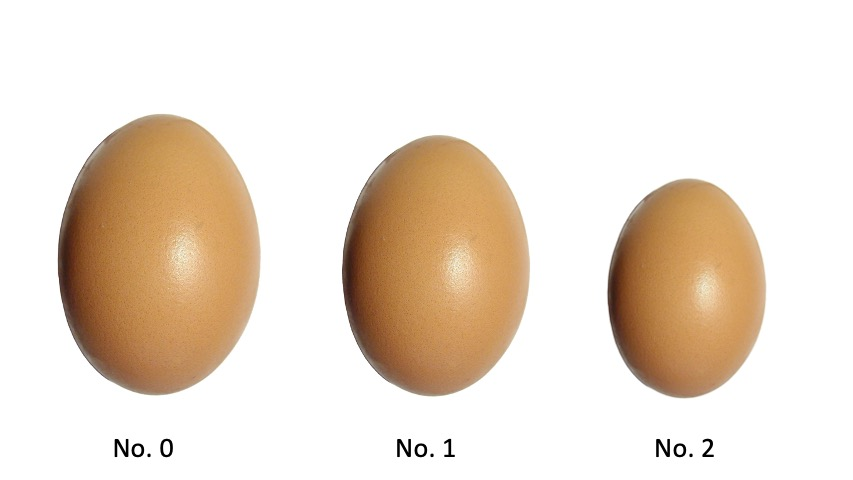
#> input picture exam/ex2.jpg, 853 x 480 px
$ python ex2.py
#> lines starting #> are read from the running program, lines starting #| are printed output that depends on the picture; after the words box and inside, x2 and y2 are one past the last pixel; in counts of white or black regions, pixels touching at a corner belong together
import matplotlib.pylab as plt
import cv2
import numpy as np

area = []
font = cv2.FONT_HERSHEY_SIMPLEX

count = 0
fontScale = 0.7
color = (255, 0, 0)
thickness = 2


lower = np.array([5,0,0])
upper = np.array([255,255,255])

img = cv2.imread("ex2.jpg")
#> img is the input picture: shape (480, 853, 3); mean B, G, R 209.3, 222.8, 235.8
output = img.copy()

img = cv2.cvtColor(img, cv2.COLOR_BGR2HSV)
#> img: shape (480, 853, 3); mean H, S, V 6.5, 36.7, 235.8
img = cv2.inRange(img, lower, upper)
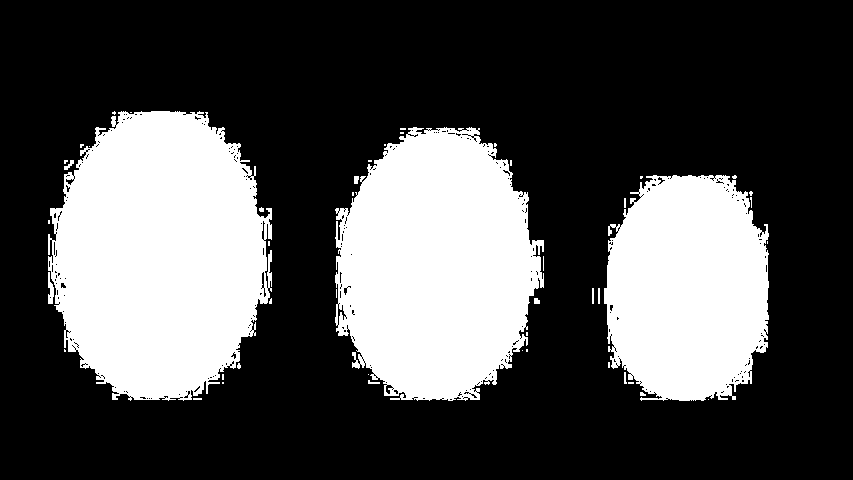
#> img: shape (480, 853); 30.6% white; 48 white regions (35 under 20 px), largest, box (x1, y1, x2, y2) and area: (48, 111, 272, 401) 50005, (335, 127, 544, 401) 43488, (604, 175, 769, 401) 30915
blurImg = cv2.GaussianBlur(img, (3,3), 0)

kernel = np.ones((3, 3),np.uint8)
img_morp = cv2.morphologyEx(blurImg, cv2.MORPH_OPEN, kernel)
img_morp = cv2.morphologyEx(img_morp, cv2.MORPH_CLOSE, kernel)
img_morp = cv2.erode(img, kernel)
#> img_morp: shape (480, 853); 28.4% white; 116 white regions (102 under 20 px), largest, box (x1, y1, x2, y2) and area: (51, 112, 271, 399) 46501, (337, 131, 543, 399) 40095, (605, 176, 768, 400) 28660
kernel = np.ones((10, 10),np.uint8)
img_morp = cv2.morphologyEx(blurImg, cv2.MORPH_OPEN, kernel)
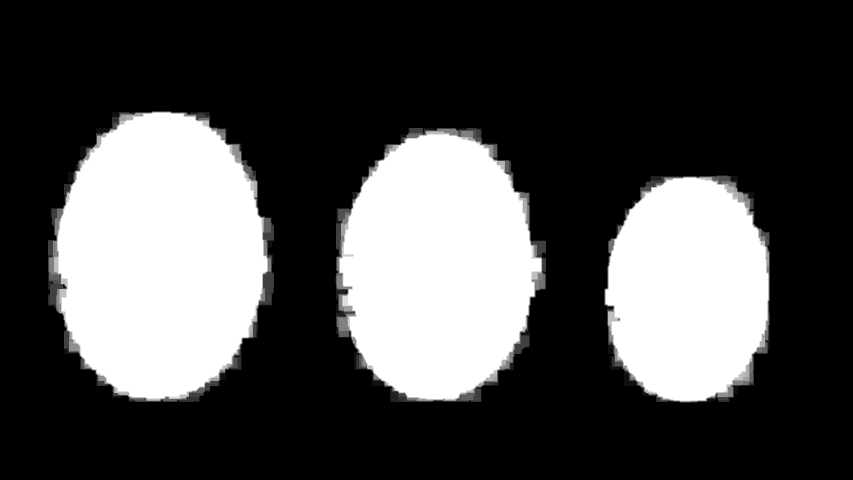
#> img_morp: shape (480, 853); min 0, max 255, mean 75.2
img_morp = cv2.morphologyEx(img_morp, cv2.MORPH_CLOSE, kernel)
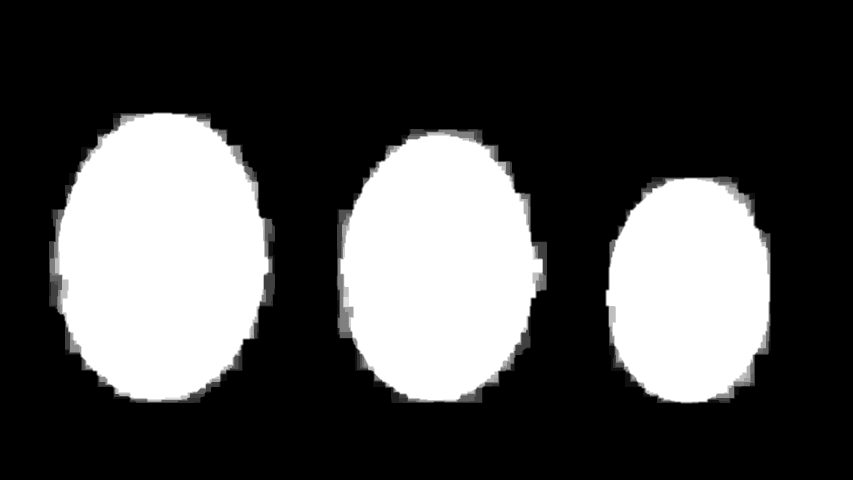
#> img_morp: shape (480, 853); min 0, max 255, mean 75.3
kernel = np.ones((5, 5),np.uint8)
img_morp = cv2.morphologyEx(img_morp, cv2.MORPH_GRADIENT, kernel)
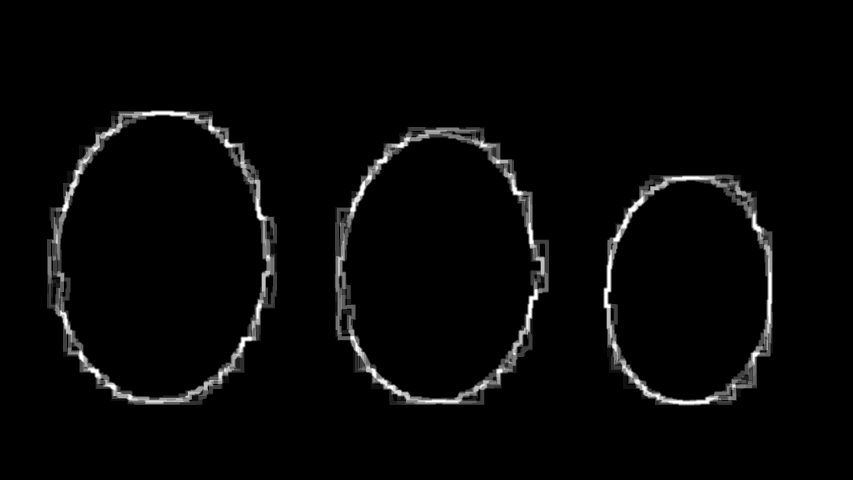
#> img_morp: shape (480, 853); min 0, max 255, mean 6.9
img_morp = cv2.erode(img, kernel)
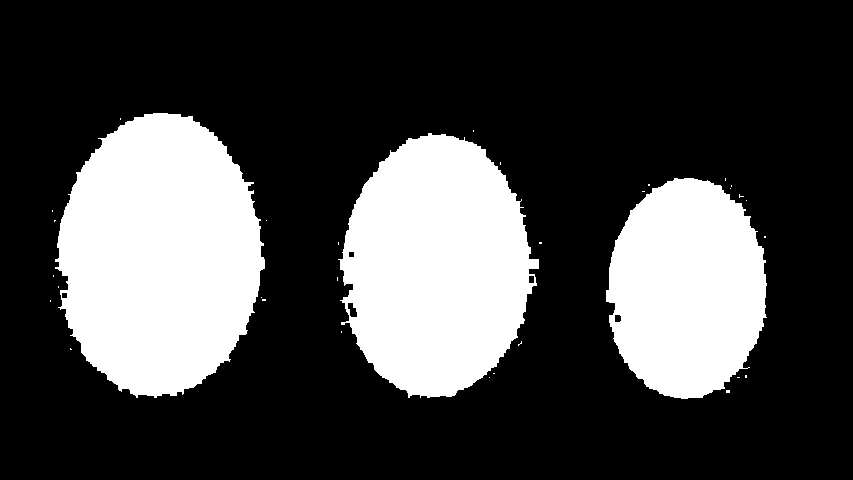
#> img_morp: shape (480, 853); 27.2% white; 33 white regions (30 under 20 px)

contours, hierarchy = cv2.findContours(img_morp, cv2.RETR_EXTERNAL, cv2.CHAIN_APPROX_SIMPLE)
#> contours = 33 contours, 30 with area under 20; largest, box (x1, y1, x2, y2) and area: (55, 113, 265, 398) 44557, (338, 133, 539, 398) 38374, (606, 178, 767, 399) 27144

for c in contours:
        rect = cv2.boundingRect(c)
        x, y, w, h = rect

        if cv2.contourArea(c) > 200:
            cv2.drawContours(output, contours, -1, (0,0,0), 1)
            cv2.rectangle(output, (x, y), (x+w, y+h), (0,255,0), 2)
            area.append(np.pi*((w*3)/2)*((h*3)/2))
#> this loop made 33 passes
#> (c, x, y, w, h) on passes 1, 2, 4, 5, 6, 8, 9, 10, 12, 13: ([[726, 390], [726, 392], [729, 392], [729, 390]], 726, 390, 4, 3), ([[737, 377], [739, 377]], 737, 377, 3, 1), ([[745, 375], [745, 377], [746, 377], [746, 375]], 745, 375, 2, 3), ([[493, 373], [494, 373]], 493, 373, 2, 1), ([[70, 348], [70, 349], [71, 349]], 70, 348, 2, 2), ([[341, 331], [341, 332]], 341, 331, 1, 2), ([[50, 300], [50, 301]], 50, 300, 1, 2), ([[262, 299], [262, 300], [265, 300], [265, 299]], 262, 299, 4, 2), ([[58, 286], [58, 287]], 58, 286, 1, 2), ([[337, 277], [337, 280]], 337, 277, 1, 4)
#> (x, y, w, h) on passes 3, 7, 11, 18, 21, 22: (489, 377, 1, 1), (518, 341, 4, 5), (261, 297, 1, 1), (266, 220, 1, 1), (746, 200, 1, 1), (739, 194, 5, 4)
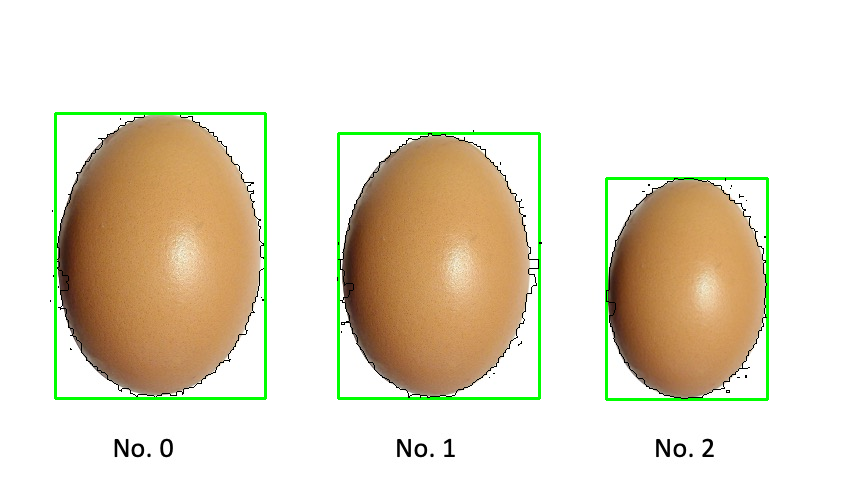
#> output: shape (480, 853, 3); 2.53% of pixels changed, all inside (x1, y1, x2, y2) = (50, 112, 769, 401)
#> after the loop, area = [251507.3, 376508.1, 423054.7]
cv2.putText(output, 'Area1: ' + str(round(area[0])) + " mm^2" , (0, 20), font,  fontScale, color, thickness, cv2.LINE_AA)
cv2.putText(output, 'Area2: ' + str(round(area[1])) + " mm^2", (0, 50), font,  fontScale, color, thickness, cv2.LINE_AA)
cv2.putText(output, 'Area3: ' + str(round(area[2])) + " mm^2", (0, 80), font,  fontScale, color, thickness, cv2.LINE_AA)
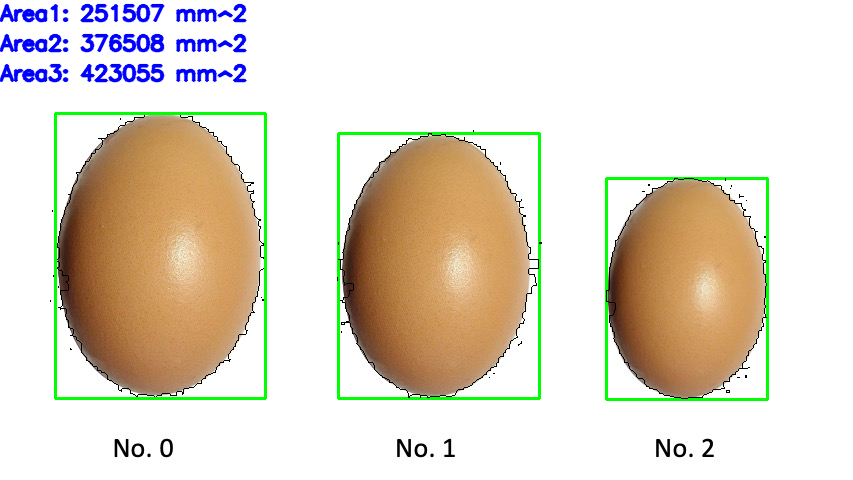
#> output: shape (480, 853, 3); mean B, G, R 203.3, 218.1, 226.1

cv2.imwrite('ex2A.jpg', output, [cv2.IMWRITE_JPEG_QUALITY, 50])
plt.imshow(cv2.cvtColor(output, cv2.COLOR_BGR2RGB))

$ run again, with exam/ex5.jpg copied over exam/ex2.jpg
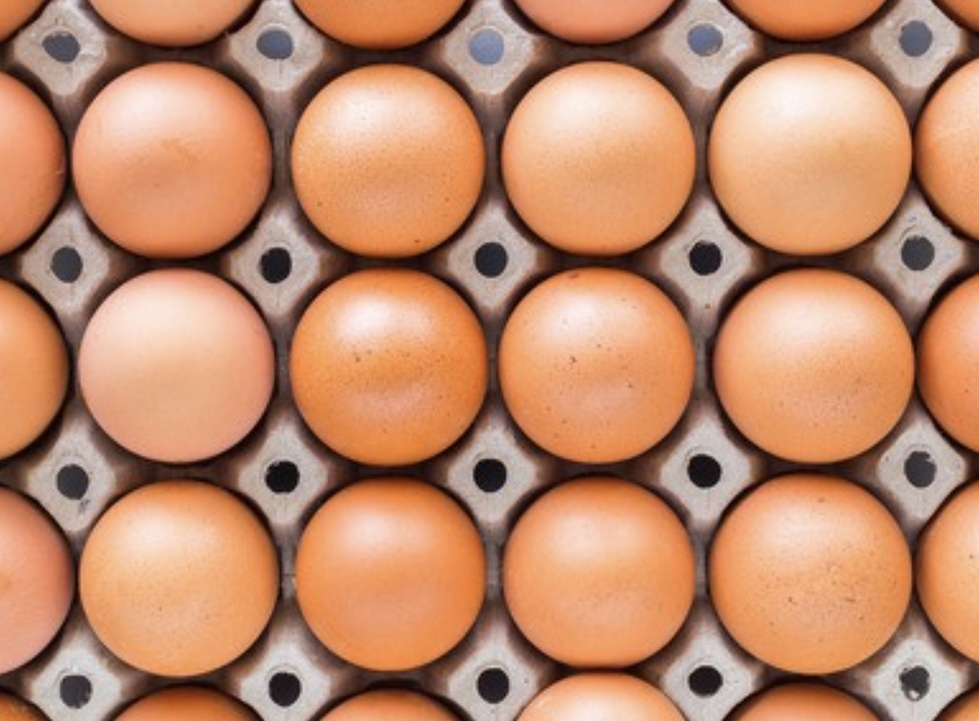
#> input picture exam/ex5.jpg, 979 x 721 px, shrunk from 1740 x 1282 before the run
#> img is the input picture: shape (721, 979, 3); mean B, G, R 106.7, 136.6, 189.5
#> `img = cv2.inRange(img, lower, upper)`:
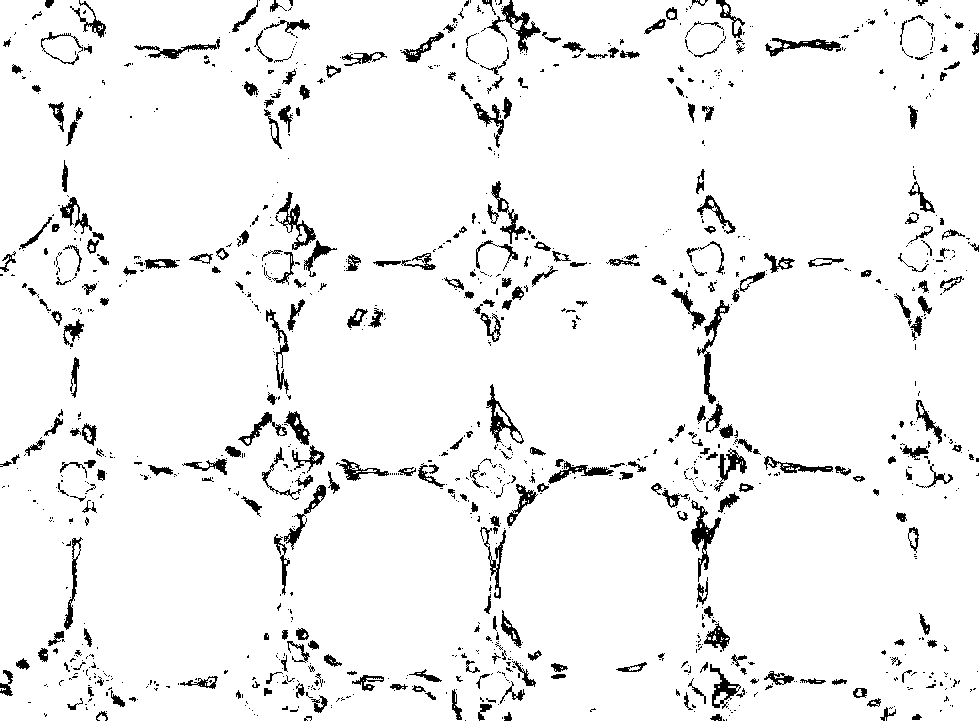
#> img: shape (721, 979); 94.5% white; 1142 black regions (811 under 20 px), largest, box (x1, y1, x2, y2) and area: (691, 500, 721, 582) 714, (487, 0, 541, 53) 696, (697, 300, 730, 404) 659
#> contours = 27 contours, 19 with area under 20; largest, box (x1, y1, x2, y2) and area: (0, 0, 979, 721) 673553, (689, 26, 721, 53) 584, (288, 655, 314, 685) 277, (478, 463, 510, 493) 266, (507, 670, 524, 690) 72, (491, 533, 501, 550) 40, (278, 0, 288, 7) 25, (292, 648, 300, 658) 24
#> the loop `for c in contours:` made 27 passes
#> (x, y, w, h) on passes 3, 5, 7, 9, 10, 11, 12, 13: (507, 670, 17, 20), (288, 655, 26, 30), (309, 650, 1, 1), (292, 648, 8, 10), (305, 642, 1, 1), (499, 629, 1, 1), (493, 582, 1, 1), (491, 533, 10, 17)
#> after the loop `for c in contours:`: area = [5513.5, 6785.8, 6107.3, 4989423.3]
#> `cv2.putText(output, 'Area3: ' + str(round(area[2])) + " mm^2", (0, 80)..`:
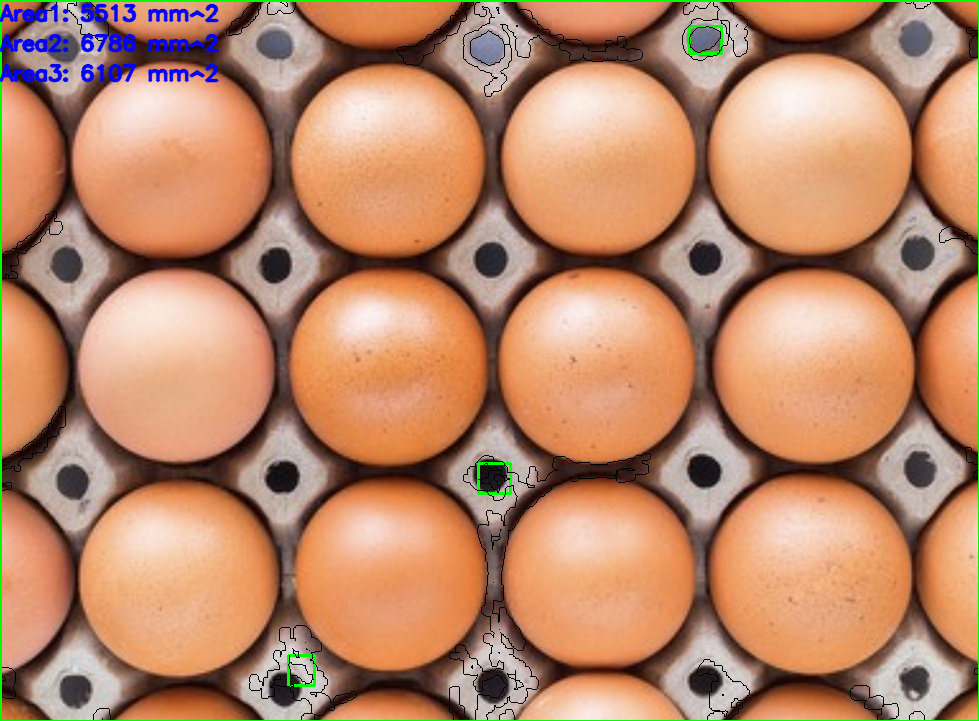
#> output: shape (721, 979, 3); mean B, G, R 106.1, 136, 185.8
